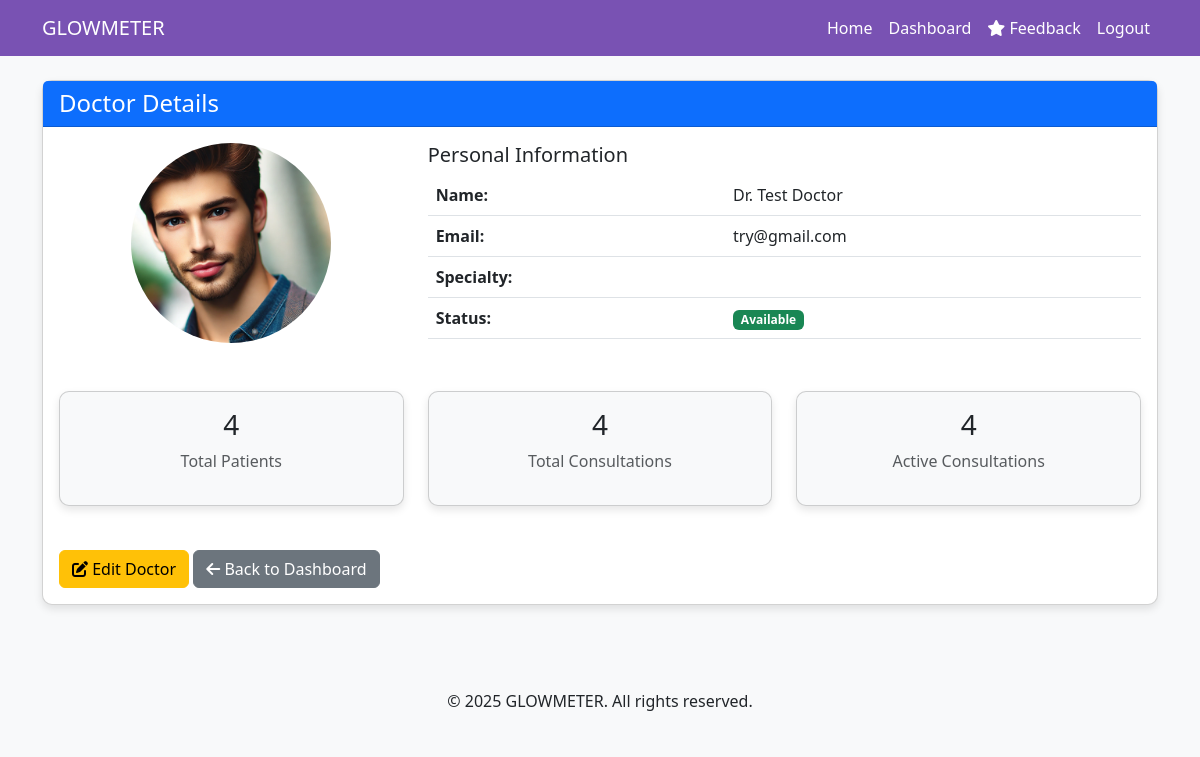
Page /view-doctor/1/ (signed in) on the committed database.
### glowmeter_app/models.py (models this page shows, shortened)
class Doctor(models.Model):
    user = models.OneToOneField(User, on_delete=models.CASCADE, related_name='doctor_profile')
    profile_picture = models.ImageField(upload_to='doctors/', null=True, blank=True)
    specialization = models.CharField(max_length=100, default='General')
    qualification = models.CharField(max_length=200, default='MBBS')
    experience_years = models.IntegerField(default=0)
    is_available = models.BooleanField(default=True)
    consultation_fee = models.DecimalField(max_digits=10, decimal_places=2, default=0.00)
    gpay_id = models.CharField(max_length=100, blank=True)
    @property
    def full_name(self):
        return f"Dr. {self.user.first_name} {self.user.last_name}".strip()

class User(AbstractBaseUser, PermissionsMixin):
    username = None
    email = models.EmailField(unique=True)
    first_name = models.CharField(max_length=30, blank=True)
    last_name = models.CharField(max_length=30, blank=True)
    profile_picture = models.ImageField(upload_to='admins/', null=True, blank=True)
    is_active = models.BooleanField(default=True)
    is_staff = models.BooleanField(default=False)
    is_doctor = models.BooleanField(default=False)
    is_admin = models.BooleanField(default=False)
    date_joined = models.DateTimeField(auto_now_add=True)
    USERNAME_FIELD = 'email'
    REQUIRED_FIELDS = []
    objects = UserManager()

### glowmeter_app/views.py (the view)
# urls.py: path('view-doctor/<int:doctor_id>/', views.view_doctor, name='view_doctor'),
@login_required
def view_doctor(request, doctor_id):
    if not request.user.is_admin:
        messages.error(request, "Only administrators can view doctor details.")
        return redirect('dashboard')
    doctor = get_object_or_404(Doctor, id=doctor_id)
    patients_count = User.objects.filter(
        user_consultations__doctor=doctor,
        user_consultations__is_active=True
    ).distinct().count()
    consultations_count = Consultation.objects.filter(doctor=doctor).count()
    active_consultations = Consultation.objects.filter(doctor=doctor, is_active=True).count()
    context = {
        'doctor': doctor,
        'patients_count': patients_count,
        'consultations_count': consultations_count,
        'active_consultations': active_consultations
    }
    return render(request, 'view_doctor.html', context)

### templates/view_doctor.html (shortened to what this page needs)
{% extends 'base.html' %}
{% block content %}
<div class="container mt-4">
    <div class="row">
        <div class="col-12">
            <div class="card">
                <div class="card-header bg-primary text-white">
                    <h4 class="mb-0">Doctor Details</h4>
                </div>
                <div class="card-body">
                    <div class="row">
                        <div class="col-md-4 text-center mb-4">
                            {% if doctor.profile_picture %}
                                <img src="{{ doctor.profile_picture.url }}" alt="Doctor" class="img-fluid rounded-circle" style="width: 200px; height: 200px; object-fit: cover;">
                            {% else %}
                                <img src="https://via.placeholder.com/200" alt="Doctor" class="img-fluid rounded-circle">
                            {% endif %}
                        </div>
                        <div class="col-md-8">
                            <h5>Personal Information</h5>
                            <table class="table">
                                <tr>
                                    <th>Name:</th>
                                    <td>{{ doctor.full_name }}</td>
                                </tr>
                                <tr>
                                    <th>Email:</th>
                                    <td>{{ doctor.user.email }}</td>
                                </tr>
                                <tr>
                                    <th>Specialty:</th>
                                    <td>{{ doctor.specialty }}</td>
                                </tr>
                                <tr>
                                    <th>Status:</th>
                                    <td>
                                        {% if doctor.is_available %}
                                            <span class="badge bg-success">Available</span>
                                        {% else %}
                                            <span class="badge bg-secondary">Unavailable</span>
                                        {% endif %}
                                    </td>
                                </tr>
                            </table>
                        </div>
                    </div>
                    <div class="row mt-4">
                        <div class="col-md-4">
                            <div class="card bg-light">
                                <div class="card-body text-center">
                                    <h3>{{ patients_count }}</h3>
                                    <p class="text-muted">Total Patients</p>
                                </div>
                            </div>
                        </div>
                        <div class="col-md-4">
                            <div class="card bg-light">
                                <div class="card-body text-center">
                                    <h3>{{ consultations_count }}</h3>
                                    <p class="text-muted">Total Consultations</p>
                                </div>
                            </div>
                        </div>
                        <div class="col-md-4">
                            <div class="card bg-light">
                                <div class="card-body text-center">
                                    <h3>{{ active_consultations }}</h3>
                                    <p class="text-muted">Active Consultations</p>
                                </div>
                            </div>
                        </div>
                    </div>
                    <div class="mt-4">
                        <a href="{% url 'edit_doctor' doctor.id %}" class="btn btn-warning">
                            <i class="fas fa-edit"></i> Edit Doctor
                        </a>
                        <a href="{% url 'dashboard' %}" class="btn btn-secondary">
                            <i class="fas fa-arrow-left"></i> Back to Dashboard
                        </a>
                    </div>
                </div>
            </div>
        </div>
    </div>
</div>
{% endblock %}

### templates/base.html (style rules this page uses)
body { font-family: 'Segoe UI', Tahoma, Geneva, Verdana, sans-serif; background-color: #f8f9fa; }
.card { border-radius: 10px; box-shadow: 0 4px 8px rgba(0,0,0,0.1); margin-bottom: 20px; }

### rows in the picture
Doctor: profile_picture (picture), full_name "Dr. Test Doctor", user.email "try@gmail.com"

### other values in the picture
{{ patients_count }} "4"
{{ consultations_count }} "4"
{{ active_consultations }} "4"
